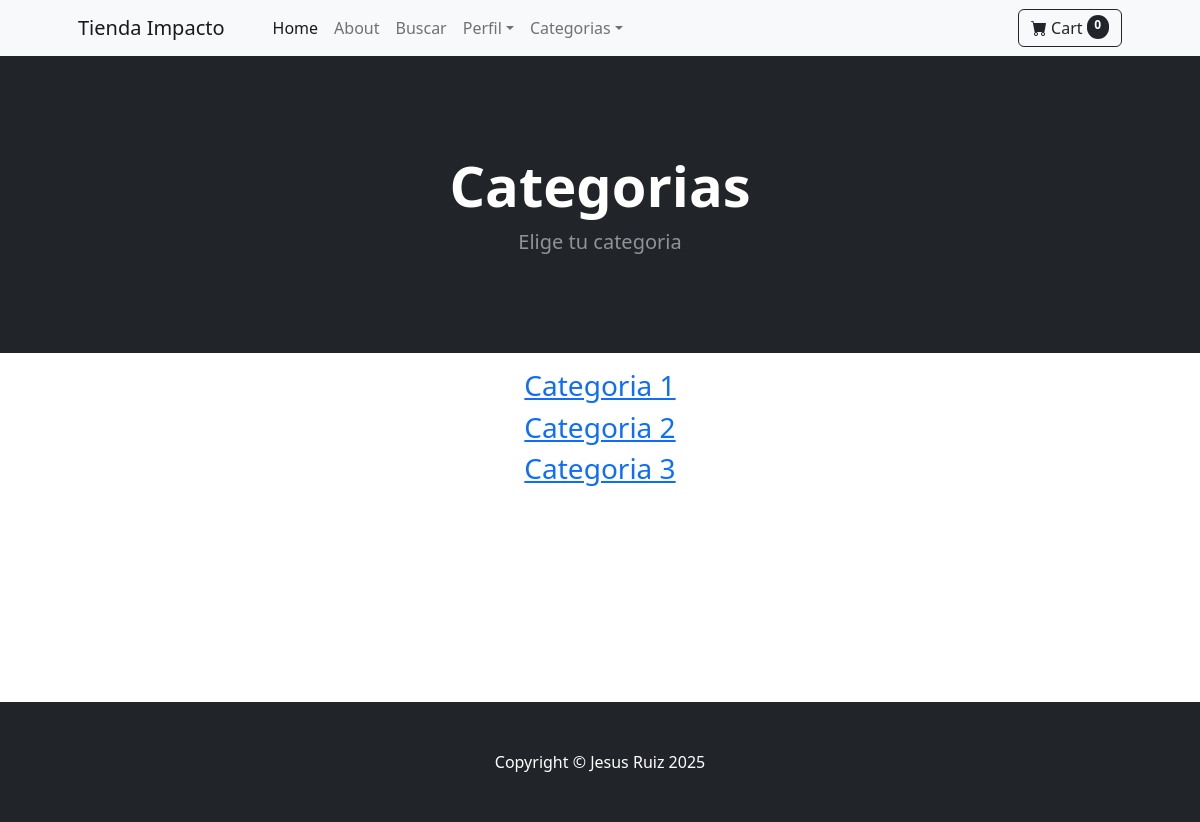
The app's page /category_summary/ (signed in) with its own data.
### store/models.py (models this page shows)
class Category(models.Model):
    name = models.CharField(max_length=50)
    def __str__(self):
        return self.name
    class Meta:
        verbose_name_plural = 'categorias'

### store/views.py (the view)
# urls.py: path('category_summary/', views.category_summary , name='category_summary'),
def category_summary(request):
    categories = Category.objects.all()
    return render(request, 'category_summary.html', {"categories":categories})

### cart/cart.py (called while the page is built)
    def __len__(self):
        return len(self.cart)

### cart/context_processors.py (called while the page is built)
def cart(request):
    return {'cart': Cart(request)}

### store/templates/category_summary.html
{% extends 'base.html'%}
{% block content %}
 <header class="bg-dark py-5">
    <div class="container px-4 px-lg-5 my-5">
        <div class="text-center text-white">
            <h1 class="display-4 fw-bolder">Categorias</h1>
            <p class="lead fw-normal text-white-50 mb-0">Elige tu categoria</p>
        </div>
    </div>
</header>
<div class="container">
    <div class="row">
        <center>
            <div class="col-8">
                <p align="justify">
                     {% for category in categories %}
                        <h3><a href="{% url 'category' category %}">{{category}}</a></h3>
                     {% endfor %}
                     <br><br><br><br><br><br><br><br>
                </p>
            </div>
        </center>
    </div>
</div>
{% endblock %}

### records on screen
Category: name "Categoria 1"
Category: name "Categoria 2"
Category: name "Categoria 3"

### other values on screen
{{ cart|length }} "0"
